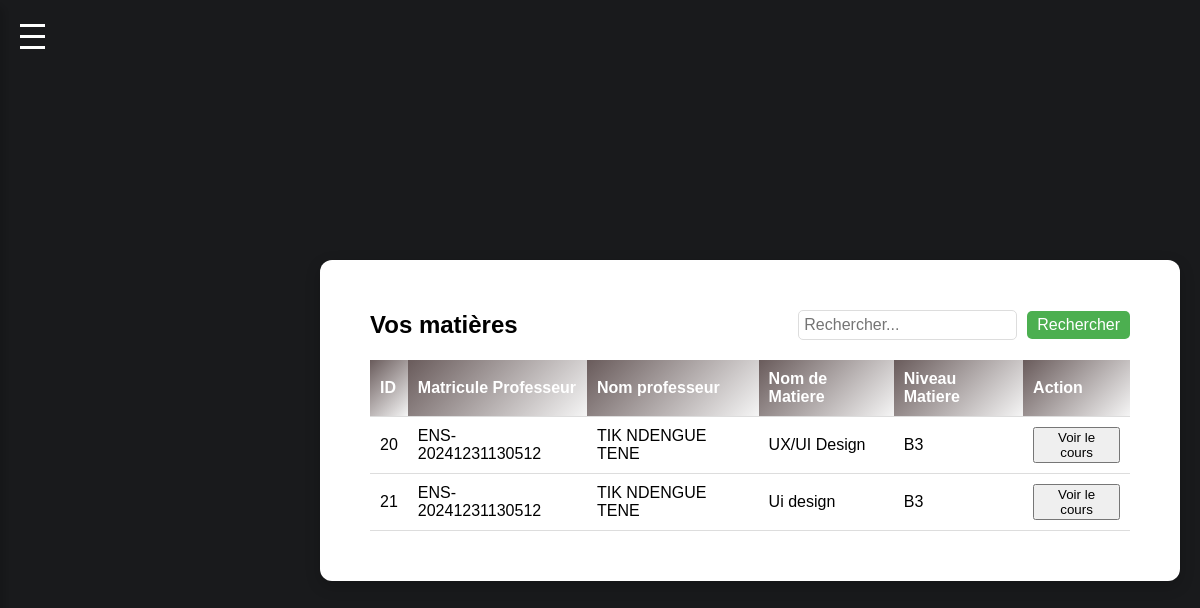
/MatiereEtu.php?niveau=B3, run on an earlier commit of the app's database.
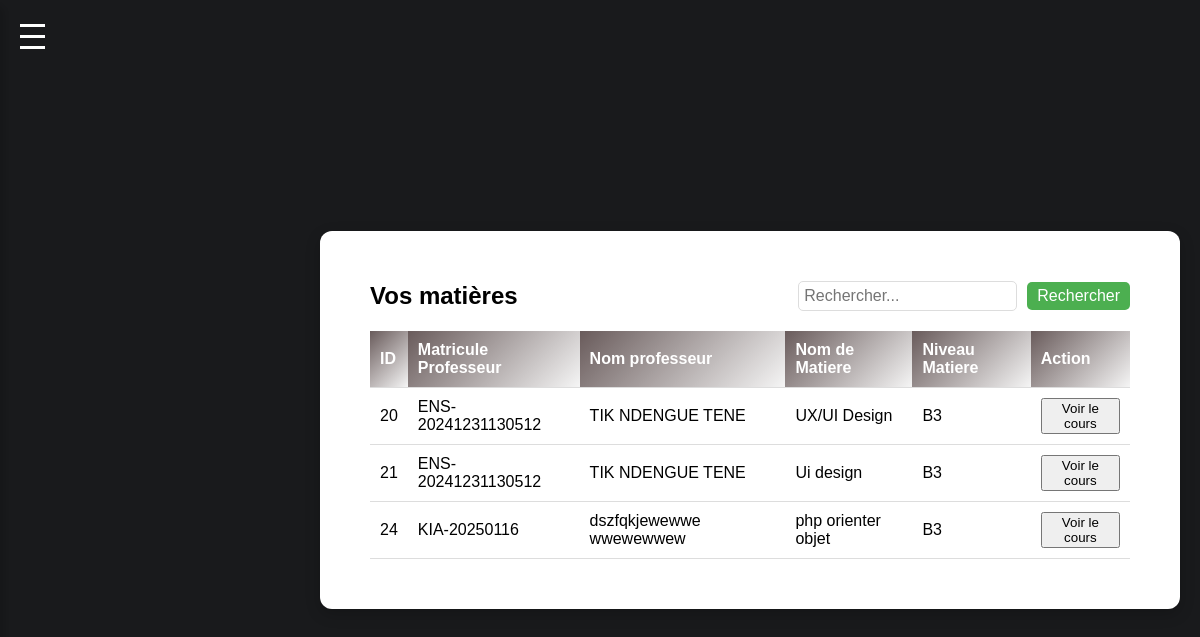
And on a later commit of the database.
### tables this page shows
CREATE TABLE IF NOT EXISTS `matieres` (
  `id` int NOT NULL AUTO_INCREMENT,
  `matricule_prof` varchar(50) NOT NULL,
  `nom_prof` varchar(100) NOT NULL,
  `nom_matiere` varchar(100) NOT NULL,
  `niveau_matiere` varchar(100) NOT NULL,
  PRIMARY KEY (`id`)
);

### Class/Matiere.php (called while the page is built, shortened)
<?php
class Matiere
{
    private $conn;
    private $table = "matieres";
    public function __construct($db)
    {
        $this->conn = $db;
    }
    public function getAllMatiereParEtu($niveau)
    {
        $query = "SELECT * FROM " . $this->table . " WHERE niveau_matiere = ?";
        $stmt = $this->conn->prepare($query);
        $stmt->bind_param("s", $niveau);
        $stmt->execute();
        $result = $stmt->get_result();
        if ($result->num_rows > 0) {
            return $result->fetch_all(MYSQLI_ASSOC);
        }
        return [];
    }
}

### MatiereEtu.php (the view, shortened to what this page needs)
<?php
require_once 'Class/Matiere.php';
$database = new Database();
$db = $database->getConnection();
$matiere = new Matiere($db);
$niveau = strval($_GET['niveau']);
$search = isset($_GET['search']) ? trim($_GET['search']) : '';
$matieres = $matiere->getAllMatiereParEtu($niveau);
?>
<!DOCTYPE html>
<html lang="en">
<head>
</head>
<body>
    <div class="hamburger-menu" onclick="toggleSidebar()">
        <div class="bar"></div>
        <div class="bar"></div>
        <div class="bar"></div>
    </div>
    <div class="content">
        <div class="header">
            <h2>Vos matières</h2>
            <form method="GET" action="gestionVer.php">
                <input name="search" type="text" placeholder="Rechercher..." value="<?= htmlspecialchars($search); ?>">
                <button type="submit">Rechercher</button>
            </form>
        </div>
        <div class="table-container">
            <table>
                <thead>
                    <tr>
                        <th>ID</th>
                        <th>Matricule Professeur</th>
                        <th>Nom professeur</th>
                        <th>Nom de Matiere</th>
                        <th>Niveau Matiere</th>
                        <th>Action</th>
                    </tr>
                </thead>
                <tbody>
                    <?php if (!empty($matieres)): ?>
                        <?php foreach ($matieres as $matiere): ?>
                            <tr>
                                <td><?= htmlspecialchars($matiere['id']); ?></td>
                                <td><?= htmlspecialchars($matiere['matricule_prof']); ?></td>
                                <td><?= htmlspecialchars($matiere['nom_prof']); ?></td>
                                <td><?= str_replace('_',' ',htmlspecialchars($matiere['nom_matiere'])); ?></td>
                                <td><?= htmlspecialchars($matiere['niveau_matiere']); ?></td>
                                <td class="actions">
                                    <button class="details" onclick="location.href='#?niveau=<?= $matiere['niveau_matiere']; ?>&&matiere=<?= $matiere['nom_matiere']; ?>'">
                                        Voir le cours
                                    </button>
                                </td>
                            </tr>
                        <?php endforeach; ?>
                    <?php else: ?>
                        <tr>
                            <td colspan="6">Aucune matière trouvée.</td>
                        </tr>
                    <?php endif; ?>
                </tbody>
            </table>
        </div>
    </div>
</body>
</html>

What changed in the data, as far as the page shows it:
added matieres: id "24", matricule_prof "KIA-20250116", nom_prof "dszfqkjewewwe wwewewwew", nom_matiere "php orienter objet", niveau_matiere "B3"
